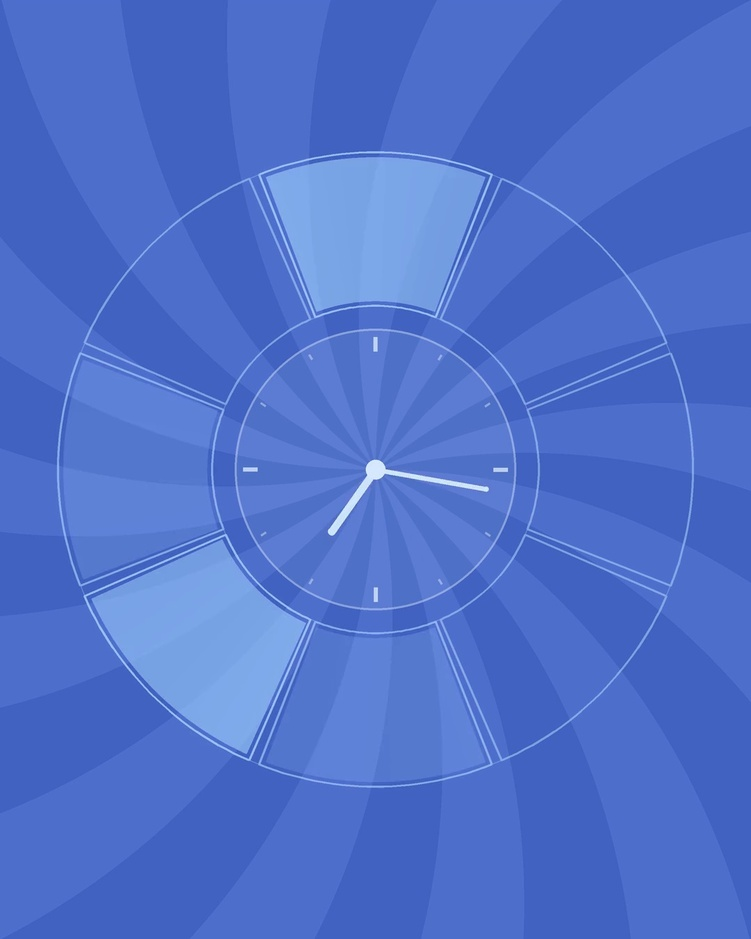
#> input picture PTITCTF2026/Crypto/Signaling/solve/hand_48.jpg, 751 x 939 px, shrunk from 1080 x 1350 before the run, found by its file name
$ python annotate_48.py
#> lines starting #> are read from the running program, lines starting #| are printed output that depends on the picture; after the words box and inside, x2 and y2 are one past the last pixel; in counts of white or black regions, pixels touching at a corner belong together
import cv2
import math

frame = cv2.imread(r'D:\download\CTFTimeWriteup\PTITCTF2026\Crypto\Signaling\solve\hand_48.jpg')
#> frame is the input picture: shape (939, 751, 3); mean B, G, R 202.5, 112.4, 78.5
h, w = frame.shape[:2]
#> h = 939; w = 751
cx, cy = w//2, h//2
#> cx = 375; cy = 469
for a in range(0, 360, 45):
    rad = math.radians(a)
    px = int(cx + 100 * math.cos(rad))
    py = int(cy + 100 * math.sin(rad))
    cv2.line(frame, (cx, cy), (px, py), (0,0,255), 2)
    cv2.putText(frame, str(a), (px, py), cv2.FONT_HERSHEY_SIMPLEX, 1, (0,255,0), 2)
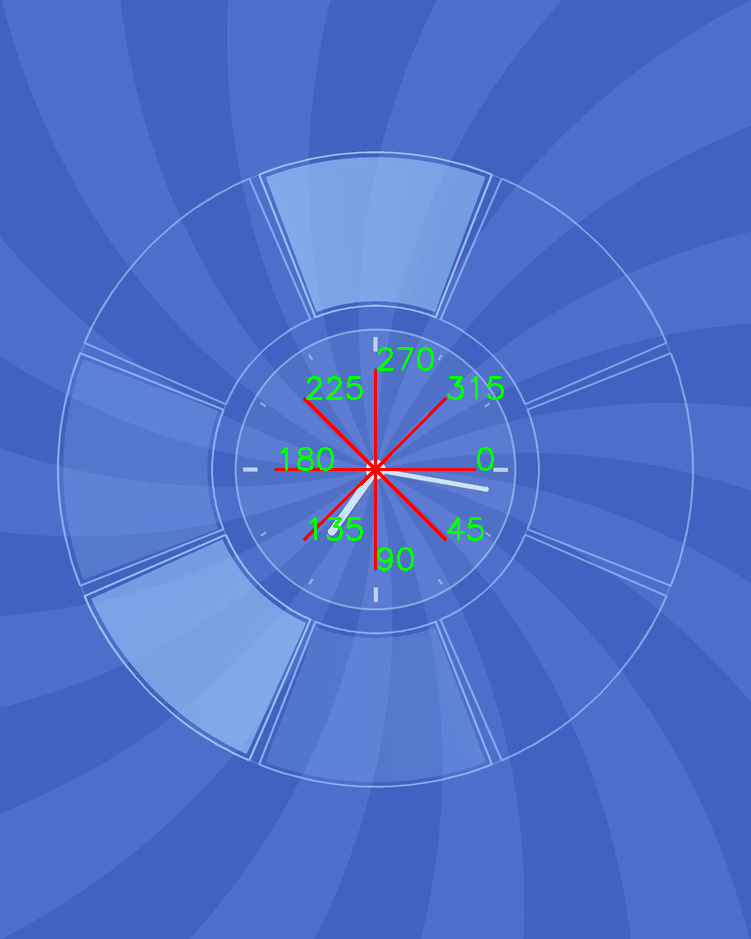
#> frame: shape (939, 751, 3); 0.78% of pixels changed, all inside (x1, y1, x2, y2) = (274, 347, 504, 571)

cv2.imwrite('D:\\download\\CTFTimeWriteup\\PTITCTF2026\\Crypto\\Signaling\\solve\\hand_48_annotated.jpg', frame)

$ run again, with PTITCTF2026/Crypto/Signaling/solve/hand_108.jpg copied over PTITCTF2026/Crypto/Signaling/solve/hand_48.jpg
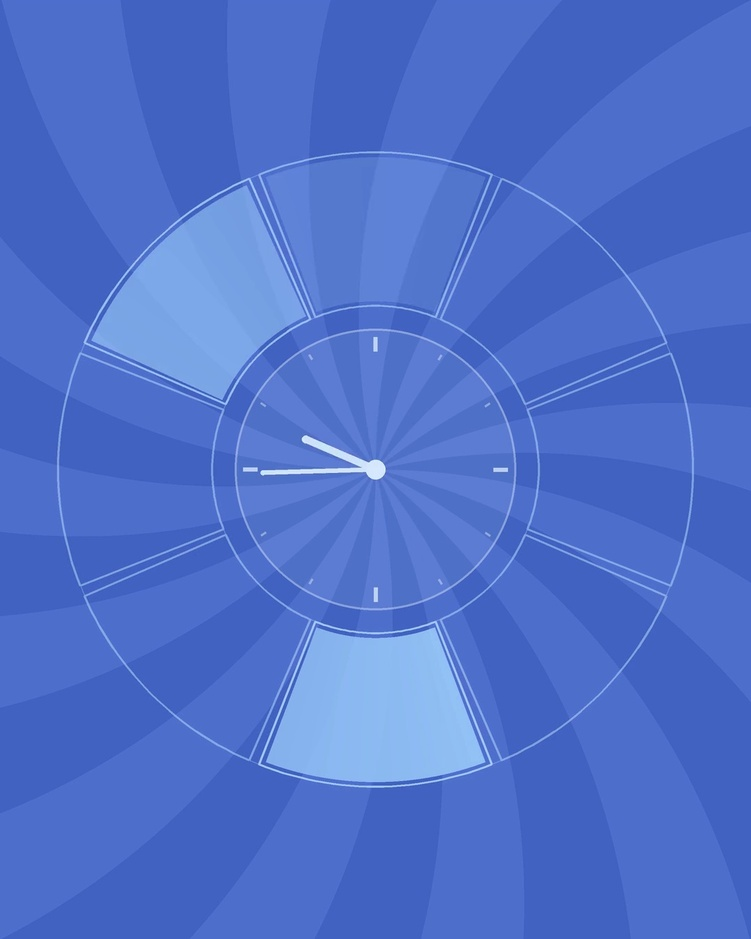
#> input picture PTITCTF2026/Crypto/Signaling/solve/hand_108.jpg, 751 x 939 px, shrunk from 1080 x 1350 before the run, found by its file name
#> frame is the input picture: shape (939, 751, 3); mean B, G, R 202.5, 112.5, 78.6
#> after the loop `for a in range(0, 360, 45):`:
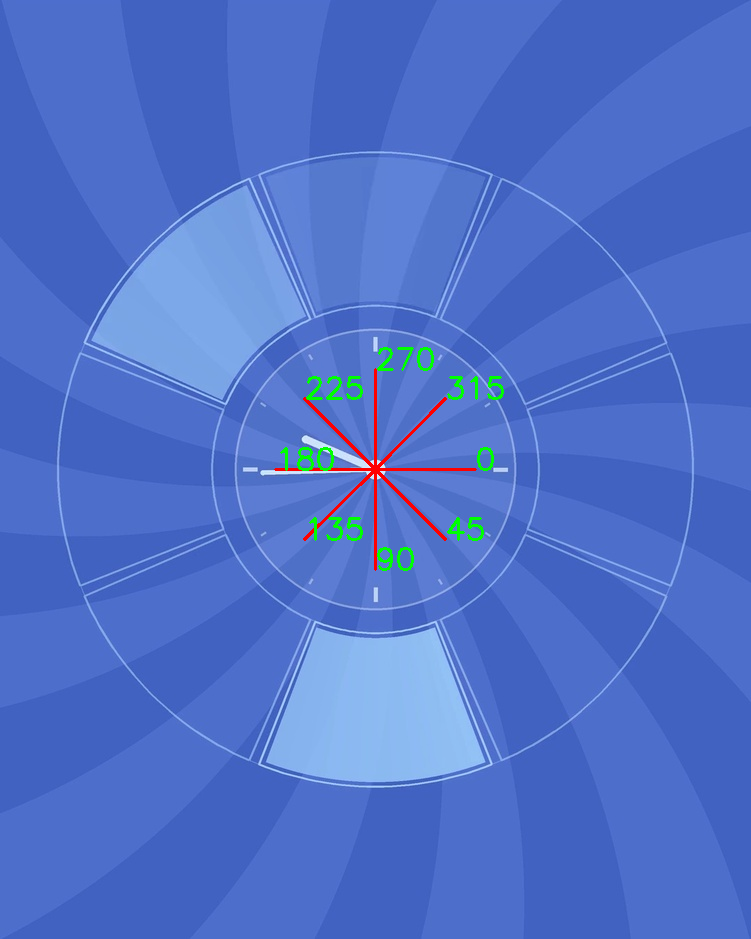
#> frame: shape (939, 751, 3); 0.78% of pixels changed, all inside (x1, y1, x2, y2) = (274, 347, 504, 571)

$ run again, with PTITCTF2026/Crypto/Signaling/solve/hand_118.jpg copied over PTITCTF2026/Crypto/Signaling/solve/hand_48.jpg
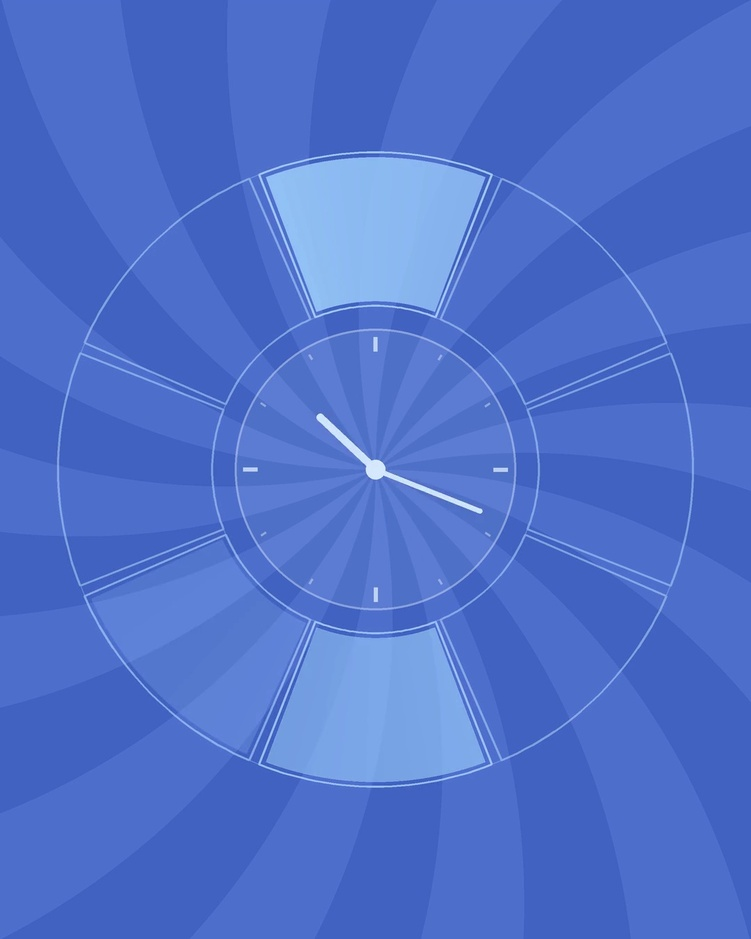
#> input picture PTITCTF2026/Crypto/Signaling/solve/hand_118.jpg, 751 x 939 px, shrunk from 1080 x 1350 before the run, found by its file name
#> frame is the input picture: shape (939, 751, 3); mean B, G, R 202.5, 112.5, 78.6
#> after the loop `for a in range(0, 360, 45):`:
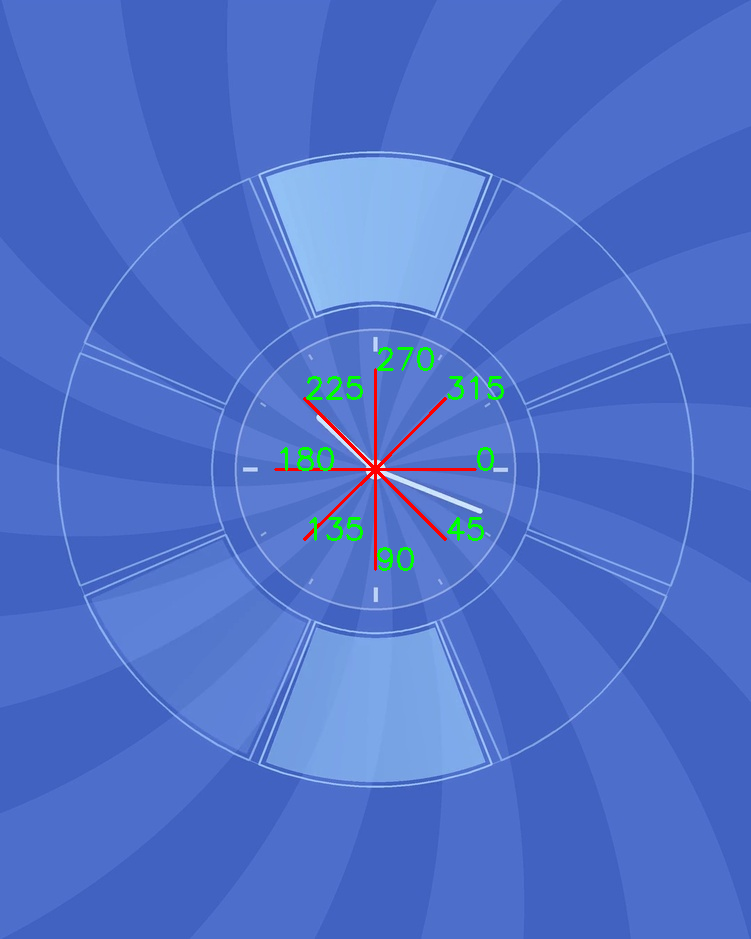
#> frame: shape (939, 751, 3); 0.78% of pixels changed, all inside (x1, y1, x2, y2) = (274, 347, 504, 571)

$ run again, with PTITCTF2026/Crypto/Signaling/solve/hand_128.jpg copied over PTITCTF2026/Crypto/Signaling/solve/hand_48.jpg
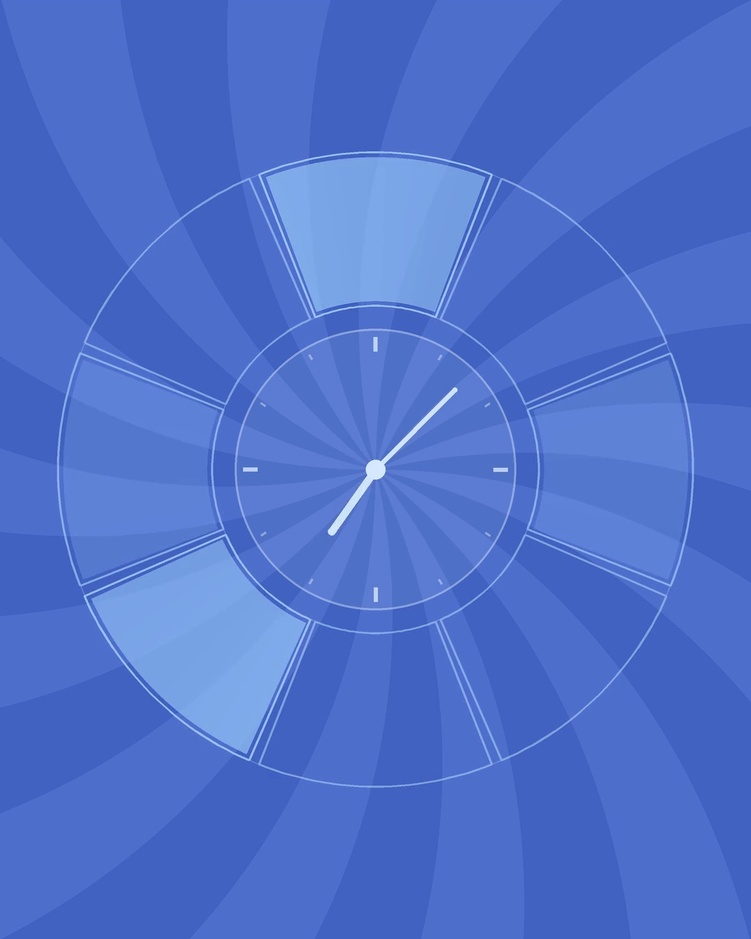
#> input picture PTITCTF2026/Crypto/Signaling/solve/hand_128.jpg, 751 x 939 px, shrunk from 1080 x 1350 before the run, found by its file name
#> frame is the input picture: shape (939, 751, 3); mean B, G, R 202.5, 112.4, 78.5
#> after the loop `for a in range(0, 360, 45):`:
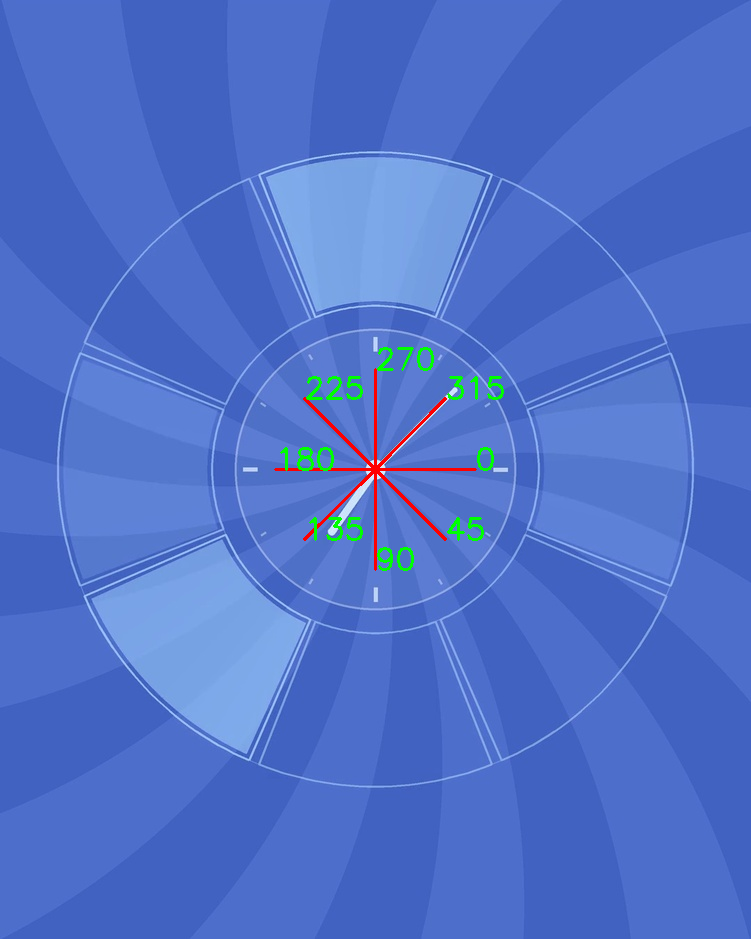
#> frame: shape (939, 751, 3); 0.78% of pixels changed, all inside (x1, y1, x2, y2) = (274, 347, 504, 571)
